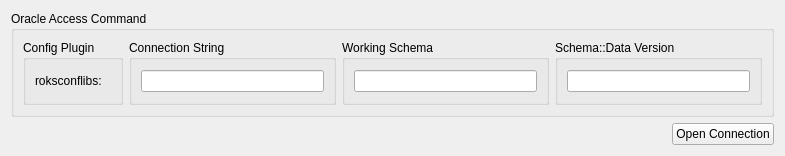
<?xml version="1.0" encoding="UTF-8"?>
<ui version="4.0">
 <class>dbe::OracleWidget</class>
 <widget class="QWidget" name="dbe::OracleWidget">
  <property name="geometry">
   <rect>
    <x>0</x>
    <y>0</y>
    <width>785</width>
    <height>156</height>
   </rect>
  </property>
  <property name="windowTitle">
   <string>Form</string>
  </property>
  <layout class="QHBoxLayout" name="horizontalLayout_3">
   <item>
    <layout class="QVBoxLayout" name="verticalLayout_4">
     <item>
      <widget class="QGroupBox" name="groupBox_2">
       <property name="sizePolicy">
        <sizepolicy hsizetype="Preferred" vsizetype="Expanding">
         <horstretch>0</horstretch>
         <verstretch>0</verstretch>
        </sizepolicy>
       </property>
       <property name="title">
        <string>Oracle Access Command</string>
       </property>
       <layout class="QHBoxLayout" name="horizontalLayout">
        <item>
         <widget class="QGroupBox" name="groupBox">
          <property name="title">
           <string>Config Plugin</string>
          </property>
          <layout class="QVBoxLayout" name="verticalLayout">
           <item>
            <widget class="QLabel" name="PluginLabel">
             <property name="text">
              <string>roksconflibs:</string>
             </property>
            </widget>
           </item>
          </layout>
         </widget>
        </item>
        <item>
         <widget class="QGroupBox" name="groupBox_3">
          <property name="title">
           <string>Connection String</string>
          </property>
          <layout class="QVBoxLayout" name="verticalLayout_2">
           <item>
            <widget class="QLineEdit" name="connection_string_input"/>
           </item>
          </layout>
         </widget>
        </item>
        <item>
         <widget class="QGroupBox" name="groupBox_4">
          <property name="title">
           <string>Working Schema</string>
          </property>
          <layout class="QVBoxLayout" name="verticalLayout_3">
           <item>
            <widget class="QLineEdit" name="schema_string_input"/>
           </item>
          </layout>
         </widget>
        </item>
        <item>
         <widget class="QGroupBox" name="groupBox_5">
          <property name="title">
           <string>Schema::Data Version</string>
          </property>
          <layout class="QVBoxLayout" name="verticalLayout_6">
           <item>
            <widget class="QLineEdit" name="OracleLine"/>
           </item>
          </layout>
         </widget>
        </item>
       </layout>
      </widget>
     </item>
     <item>
      <layout class="QHBoxLayout" name="horizontalLayout_2">
       <item>
        <spacer name="horizontalSpacer">
         <property name="orientation">
          <enum>Qt::Horizontal</enum>
         </property>
         <property name="sizeHint" stdset="0">
          <size>
           <width>188</width>
           <height>20</height>
          </size>
         </property>
        </spacer>
       </item>
       <item>
        <widget class="QPushButton" name="RunButton">
         <property name="text">
          <string>Open Connection</string>
         </property>
        </widget>
       </item>
      </layout>
     </item>
    </layout>
   </item>
  </layout>
  <zorder></zorder>
 </widget>
 <resources/>
 <connections/>
</ui>
